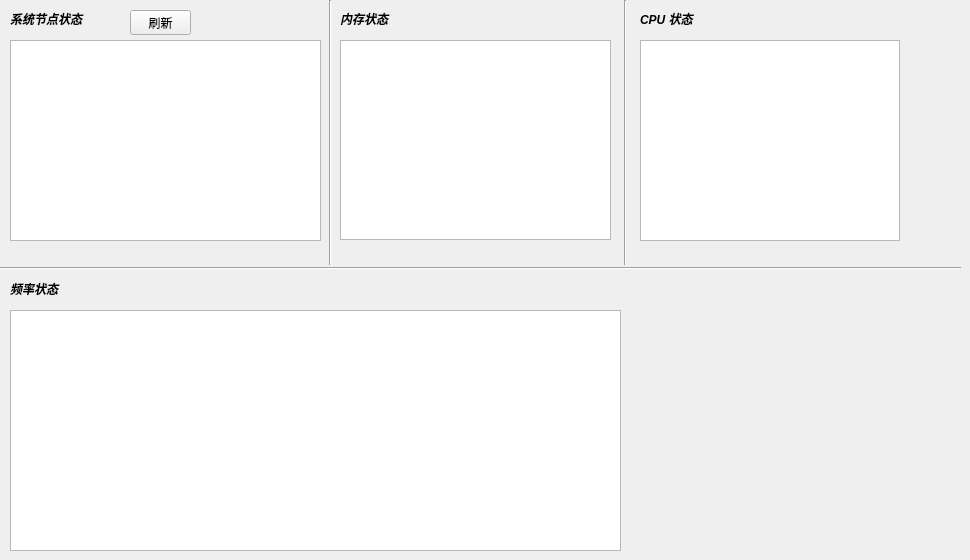
     <widget class="QWidget" name="tab_2">
      <property name="toolTip">
       <string>&lt;html&gt;&lt;head/&gt;&lt;body&gt;&lt;p&gt;&lt;br/&gt;&lt;/p&gt;&lt;/body&gt;&lt;/html&gt;</string>
      </property>
      <attribute name="title">
       <string>状态监控</string>
      </attribute>
      <widget class="QLabel" name="label_52">
       <property name="geometry">
        <rect>
         <x>640</x>
         <y>10</y>
         <width>151</width>
         <height>17</height>
        </rect>
       </property>
       <property name="font">
        <font>
         <weight>75</weight>
         <italic>true</italic>
         <bold>true</bold>
        </font>
       </property>
       <property name="text">
        <string>CPU 状态</string>
       </property>
      </widget>
      <widget class="QTextBrowser" name="textBrowser_cpu_info">
       <property name="geometry">
        <rect>
         <x>640</x>
         <y>40</y>
         <width>260</width>
         <height>201</height>
        </rect>
       </property>
      </widget>
      <widget class="QLabel" name="label_53">
       <property name="geometry">
        <rect>
         <x>340</x>
         <y>10</y>
         <width>151</width>
         <height>17</height>
        </rect>
       </property>
       <property name="font">
        <font>
         <weight>75</weight>
         <italic>true</italic>
         <bold>true</bold>
        </font>
       </property>
       <property name="text">
        <string>内存状态</string>
       </property>
      </widget>
      <widget class="QTextBrowser" name="textBrowser_mem_info">
       <property name="geometry">
        <rect>
         <x>340</x>
         <y>40</y>
         <width>271</width>
         <height>200</height>
        </rect>
       </property>
      </widget>
      <widget class="Line" name="line_8">
       <property name="geometry">
        <rect>
         <x>0</x>
         <y>260</y>
         <width>961</width>
         <height>16</height>
        </rect>
       </property>
       <property name="orientation">
        <enum>Qt::Horizontal</enum>
       </property>
      </widget>
      <widget class="Line" name="line_18">
       <property name="geometry">
        <rect>
         <x>320</x>
         <y>0</y>
         <width>20</width>
         <height>265</height>
        </rect>
       </property>
       <property name="orientation">
        <enum>Qt::Vertical</enum>
       </property>
      </widget>
      <widget class="Line" name="line_19">
       <property name="geometry">
        <rect>
         <x>615</x>
         <y>0</y>
         <width>20</width>
         <height>265</height>
        </rect>
       </property>
       <property name="orientation">
        <enum>Qt::Vertical</enum>
       </property>
      </widget>
      <widget class="QLabel" name="label_58">
       <property name="geometry">
        <rect>
         <x>10</x>
         <y>10</y>
         <width>151</width>
         <height>17</height>
        </rect>
       </property>
       <property name="font">
        <font>
         <weight>75</weight>
         <italic>true</italic>
         <bold>true</bold>
        </font>
       </property>
       <property name="text">
        <string>系统节点状态</string>
       </property>
      </widget>
      <widget class="QListWidget" name="listWidget_ros_node">
       <property name="geometry">
        <rect>
         <x>10</x>
         <y>40</y>
         <width>311</width>
         <height>201</height>
        </rect>
       </property>
       <property name="selectionBehavior">
        <enum>QAbstractItemView::SelectRows</enum>
       </property>
      </widget>
      <widget class="QLabel" name="label_54">
       <property name="geometry">
        <rect>
         <x>10</x>
         <y>280</y>
         <width>151</width>
         <height>17</height>
        </rect>
       </property>
       <property name="font">
        <font>
         <weight>75</weight>
         <italic>true</italic>
         <bold>true</bold>
        </font>
       </property>
       <property name="text">
        <string>频率状态</string>
       </property>
      </widget>
      <widget class="QListWidget" name="listWidget_hz_status">
       <property name="geometry">
        <rect>
         <x>10</x>
         <y>310</y>
         <width>611</width>
         <height>241</height>
        </rect>
       </property>
       <property name="selectionBehavior">
        <enum>QAbstractItemView::SelectRows</enum>
       </property>
      </widget>
      <widget class="QPushButton" name="btn_refresh_node_health_2">
       <property name="geometry">
        <rect>
         <x>130</x>
         <y>10</y>
         <width>61</width>
         <height>25</height>
        </rect>
       </property>
       <property name="text">
        <string>刷新</string>
       </property>
      </widget>
     </widget>
